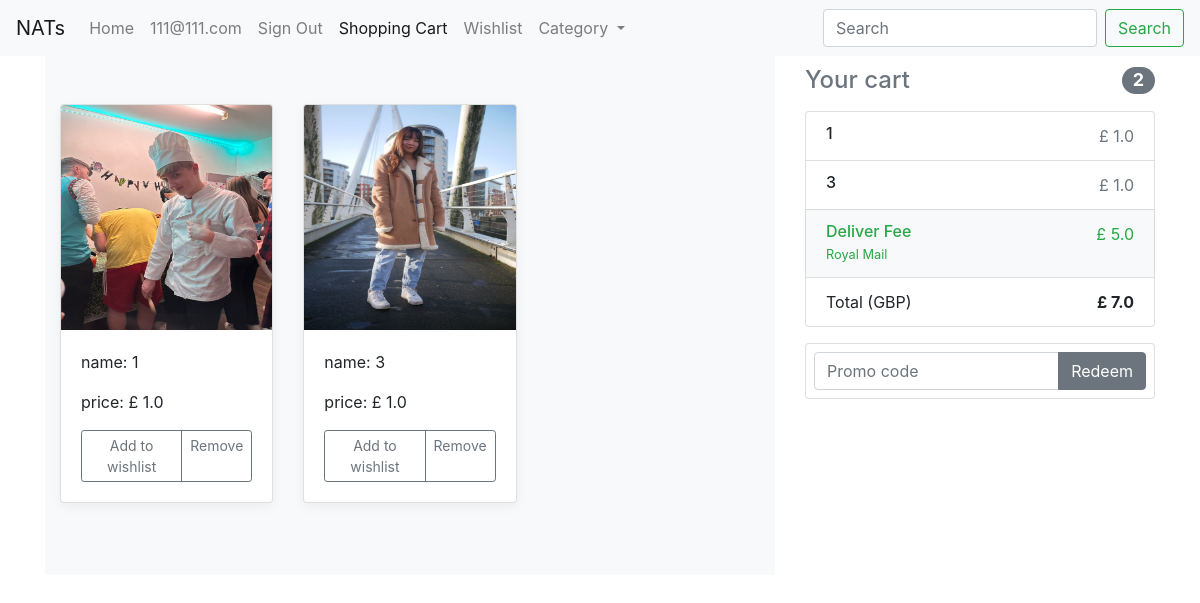
The page /shoppingcart (signed in) on the database its author committed.
### app.py (models this page shows, shortened)
class User(db.Model, UserMixin):
    id = db.Column(db.Integer, primary_key=True, autoincrement=True)
    email = db.Column(db.String(120), unique=True)
    password_hash = db.Column(db.String(128))
    shoppingcart = db.relationship("ShoppingCart", backref="user")
    wishlist = db.relationship("Wishlist", backref="user")

class Goods(db.Model):
    id = db.Column(db.Integer, primary_key=True, autoincrement=True)
    cateid = db.Column(db.Integer, db.ForeignKey('category.id'))
    name = db.Column(db.String(120), unique=True)
    price = db.Column(db.Float)
    img = db.Column(db.String(200), unique=True)
    shoppingcart = db.relationship("ShoppingCart", backref="goods")
    wishlist = db.relationship("Wishlist", backref="goods")

### app.py (the view)
@app.route('/shoppingcart')
@login_required
def shoppingcart():
    goods = Goods.query.join(ShoppingCart, ShoppingCart.goodsid == Goods.id).filter(
        ShoppingCart.userid == current_user.get_id())
    goods_len = Goods.query.join(ShoppingCart, ShoppingCart.goodsid == Goods.id).filter(
        ShoppingCart.userid == current_user.get_id()).count()
    sum_price = 0
    for good in goods:
        sum_price += good.price
    return render_template("shoppingcart.html", goods=goods, goods_first=goods.first(), goods_len=goods_len, sum_price=sum_price+5)

### app.py (called while the page is built)
@login_manager.user_loader
def load_user(user_id):
    user = User.query.get(int(user_id))
    return user

### templates/shoppingcart.html (shortened to what this page needs)
{% extends "base.html" %}
{% block head %}
    {{ super() }}
    <link href="{{ url_for('static', filename='css/shoppingcart.css') }}" rel="stylesheet">
{% endblock %}
{% block nav %}
    <li class="nav-item">
        <a class="nav-link" href="/">Home <span class="sr-only">(current)</span></a>
    </li>
    <li class="nav-item">
        <a class="nav-link">{{ current_user.email }}</a>
    </li>
    <li class="nav-item">
        <a class="nav-link" href="/signout">Sign Out</a>
    </li>
    <li class="nav-item active">
        <a class="nav-link" href="/shoppingcart">Shopping Cart</a>
    </li>
    <li class="nav-item">
        <a class="nav-link" href="/wishlist">Wishlist</a>
    </li>
    <li class="nav-item dropdown">
        <a class="nav-link dropdown-toggle" href="#" id="navbarDropdownMenuLink" role="button"
           data-toggle="dropdown" aria-haspopup="true" aria-expanded="false">
            Category
        </a>
    </li>
{% endblock %}
{% block body %}
    <div class="container">
        <div class="row">
            <div class="col-md-4 order-md-2 mb-4 sum-cart">
                <h4 class="d-flex justify-content-between align-items-center mb-3">
                    <span class="text-muted">Your cart</span>
                    <span class="badge badge-secondary badge-pill">{{ goods_len }}</span>
                </h4>
                <ul class="list-group mb-3">
                    {% for good in goods %}
                        <li class="list-group-item d-flex justify-content-between lh-condensed">
                            <div>
                                <h6 class="my-0">{{ good.name }}</h6>
                            </div>
                            <span class="text-muted">£ {{ good.price }}</span>
                        </li>
                    {% endfor %}
                    <li class="list-group-item d-flex justify-content-between bg-light">
                        <div class="text-success">
                            <h6 class="my-0">Deliver Fee</h6>
                            <small>Royal Mail</small>
                        </div>
                        <span class="text-success">£ 5.0</span>
                    </li>
                    <li class="list-group-item d-flex justify-content-between">
                        <span>Total (GBP)</span>
                        <strong>£ {{ sum_price }}</strong>
                    </li>
                </ul>
                <form class="card p-2">
                    <div class="input-group">
                        <input type="text" class="form-control" placeholder="Promo code">
                        <div class="input-group-append">
                            <button type="submit" class="btn btn-secondary">Redeem</button>
                        </div>
                    </div>
                </form>
            </div>
            <div class="col-md-8 order-md-1">
                {% if goods_first != None %}
                    <main role="main">
                        <div class="album py-5 bg-light">
                            <div class="container">
                                <div class="row">
                                    {% for good in goods %}
                                        <div class="col-md-4">
                                            <div class="card mb-4 box-shadow">
                                                <img class="card-img-top"
                                                     src="{{ url_for('static', filename=good.img) }}"
                                                     alt="Card image cap">
                                                <div class="card-body">
                                                    <p class="card-text">name: {{ good.name }}</p>
                                                    <p class="card-text">price: £ {{ good.price }}</p>
                                                    <div class="d-flex justify-content-between align-items-center">
                                                        <div class="btn-group">
                                                            <a type="button" class="btn btn-sm btn-outline-secondary"
                                                               href="{{ url_for('addwish', useremail=current_user.email, goodsid=good.id) }}">Add
                                                                to
                                                                wishlist
                                                            </a>
                                                            <a type="button" class="btn btn-sm btn-outline-secondary"
                                                               href="{{ url_for('removecart', useremail=current_user.email, goodsid=good.id) }}">Remove
                                                            </a>
                                                        </div>
                                                    </div>
                                                </div>
                                            </div>
                                        </div>
                                    {% endfor %}
                                </div>
                            </div>
                        </div>
                    </main>
                {% endif %}
            </div>
        </div>
    </div>
{% endblock %}

### static/css/shoppingcart.css (style rules this page uses)
:root { --jumbotron-padding-y: 3rem; }
.box-shadow { box-shadow: 0 .25rem .75rem rgba(0, 0, 0, .05); }
.card-img-top { height: 225px; }
.sum-cart { margin-top: 10px; }

### rows shown on the page
User: email "111@111.com"
Goods: name "1", price "1.0", img (picture)
Goods: name "3", price "1.0", img (picture)

### other values the page prints
{{ goods_len }} "2"
{{ sum_price }} "7.0"
